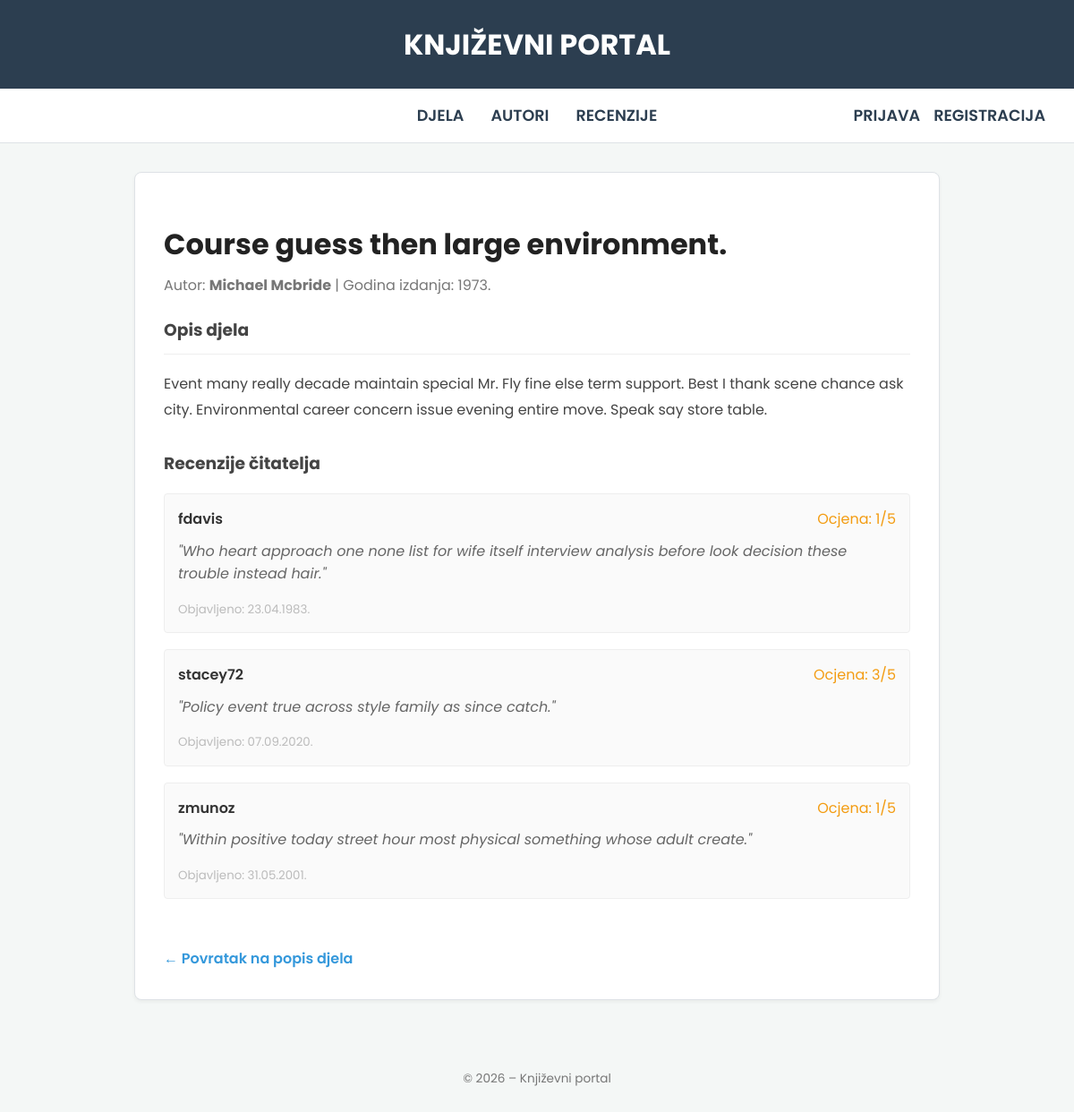
Screenshot of /knjige/djelo/284/ with the database file from the repository.
### BookReview/models.py (models this page shows, shortened)
class Djelo(models.Model):
    naslov = models.CharField(max_length=200)
    opis = models.TextField()
    godina_izdanja = models.IntegerField()
    autor = models.ForeignKey(Autor, on_delete=models.CASCADE)
    dodao = models.ForeignKey(User, on_delete=models.CASCADE)
    datum_dodavanja = models.DateTimeField(auto_now_add=True)

class Autor(models.Model):
    ime = models.CharField(max_length=100)
    prezime = models.CharField(max_length=100)
    godina_rodenja = models.IntegerField()

class Recenzija(models.Model):
    djelo = models.ForeignKey(
        Djelo,
        on_delete=models.CASCADE,
        related_name="recenzije"
    )
    korisnik = models.ForeignKey(User, on_delete=models.CASCADE)
    ocjena = models.IntegerField()
    komentar = models.TextField()
    datum = models.DateTimeField(default=timezone.now)

### BookReview/views.py (the view)
# urls.py: path('djelo/<int:pk>/', views.DjeloDetailView.as_view(), name='djelo-detail'),
class DjeloDetailView(DetailView):
    model = Djelo
    template_name = "knjige/djelo_detail.html"

### templates/knjige/djelo_detail.html (shortened to what this page needs)
{% extends 'base.html' %}
{% block content %}
<div class="card">
  <h1 style="margin-bottom: 0.5rem; color: #222">{{ djelo.naslov }}</h1>
  <p style="color: #777; margin-top: 0">
    Autor: <strong>{{ djelo.autor.ime }} {{ djelo.autor.prezime }}</strong> |
    Godina izdanja: {{ djelo.godina_izdanja }}.
  </p>
  <div style="margin: 20px 0; line-height: 1.8; color: #444">
    <h3 style="border-bottom: 1px solid #eee; padding-bottom: 10px">
      Opis djela
    </h3>
    <p>{{ djelo.opis }}</p>
  </div>
  <div style="margin-top: 30px">
    <h3 style="color: #444">Recenzije čitatelja</h3>
    <div class="list-container">
      {% for recenzija in djelo.recenzije.all %}
      <div
        style="
          padding: 15px;
          border: 1px solid #eee;
          border-radius: 4px;
          margin-bottom: 10px;
          background: #fafafa;
        "
      >
        <div style="display: flex; justify-content: space-between">
          <span style="font-weight: 600; color: #333"
            >{{ recenzija.korisnik.username }}</span
          >
          <span style="color: #f39c12">Ocjena: {{ recenzija.ocjena }}/5</span>
        </div>
        <p style="font-style: italic; color: #666; margin-top: 10px">
          "{{ recenzija.komentar }}"
        </p>
        <div
          style="
            display: flex;
            justify-content: space-between;
            align-items: center;
            margin-top: 10px;
          "
        >
          <small style="color: #bbb"
            >Objavljeno: {{ recenzija.datum|date:"d.m.Y." }}</small
          >
        </div>
      </div>
      {% empty %}
      <p style="color: #999">Još nema recenzija za ovo djelo.</p>
      {% endfor %}
    </div>
  </div>
  <div style="margin-top: 20px; display: flex; gap: 20px">
    <a href="{% url 'djelo-list' %}" class="btn-back"
      >← Povratak na popis djela</a
    >
  </div>
</div>
{% endblock %}

### templates/base.html (style rules this page uses)
:root { --primary: #2c3e50; --secondary: #3498db; --light: #f8f9fa; --text: #333; --border: #dee2e6; }
body { font-family: 'Poppins', sans-serif; background-color: #f4f7f6; margin: 0; color: var(--text); line-height: 1.6; }
.card { background: white; padding: 2rem; border-radius: 8px; border: 1px solid var(--border); box-shadow: 0 2px 4px rgba(0,0,0,0.05); }
.list-container { display: flex; flex-direction: column; gap: 0.5rem; }
.btn-back { display: inline-block; margin-top: 1.5rem; color: var(--secondary); text-decoration: none; font-weight: 600; }

### rows the page displays
Djelo: naslov "Course guess then large environment.", autor.ime "Michael", autor.prezime "Mcbride", godina_izdanja "1973", opis "Event many really decade maintain special Mr. Fly fine else term support. Best I thank scene chance ask city. Environmental career concern issue evening entire move. Speak say store table."
Recenzija: korisnik.username "fdavis", ocjena "1", komentar "Who heart approach one none list for wife itself interview analysis before look decision these trouble instead hair.", datum "23.04.1983."
Recenzija: korisnik.username "stacey72", ocjena "3", komentar "Policy event true across style family as since catch.", datum "07.09.2020."
Recenzija: korisnik.username "zmunoz", ocjena "1", komentar "Within positive today street hour most physical something whose adult create.", datum "31.05.2001."
